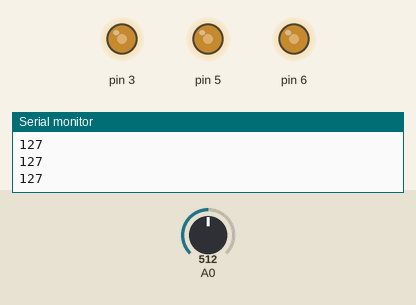
A sketch run on a simulated Arduino Uno, built with avr-gcc and run on an emulated ATmega328P. Parts: output pins drawn as LEDs (lit = HIGH), the last lines printed to the serial monitor. The test bench sets the inputs (shaded band); at power-on: A0 = 512.

Above: at 1.2 s.
1.3 s: A0 set to 716
At 2.4 s:
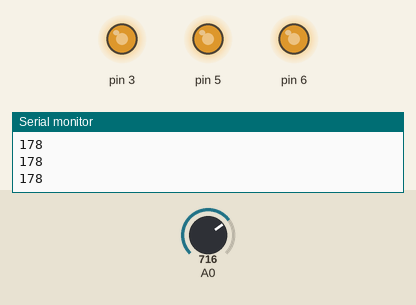
2.8 s: A0 set to 900
At 3.4 s:
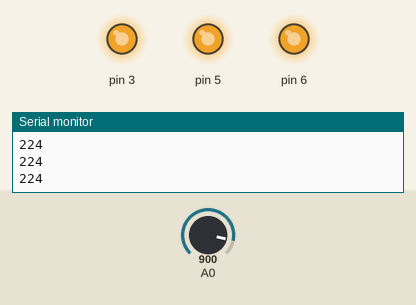
4.3 s: A0 set to 122
At 4.7 s:
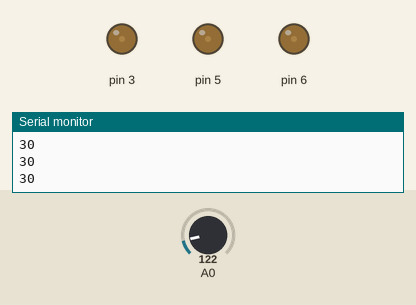
5.8 s: A0 set to 0
At 6.9 s:
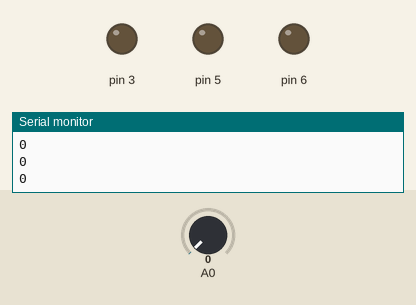
7.3 s: A0 set to 511
At 8.0 s:
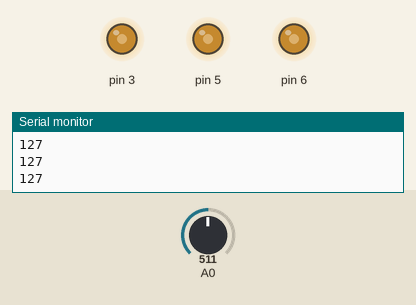
Timing chart, 0 to 9.8 s (numbered marks = the images above; inputs shaded):
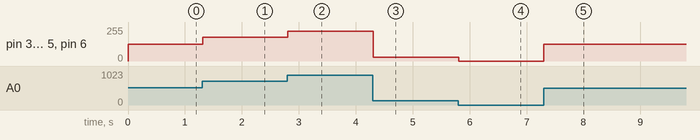

The sketch:

sketch_jul18a.ino
```cpp
int P1;
int P1m;
void setup() {
 pinMode(A0,INPUT);
Serial.begin(9600);
pinMode(3,OUTPUT);
pinMode(5,OUTPUT);
pinMode(6,OUTPUT);
}

void loop() {
  P1=analogRead(A0);
  Serial.println(P1m);
 P1m=map(P1,0,1023,0,255);
 analogWrite(3,P1m);
  analogWrite(5,P1m);
  analogWrite(6,P1m);

}
```

Measured:
- after the input at 1.3 s, pin 3, pin 5, pin 6: 127/255 → 178/255 at once
- after the input at 2.8 s, pin 3, pin 5, pin 6: 178/255 → 224/255 at once
- after the input at 4.3 s, pin 3, pin 5, pin 6: 224/255 → 30/255 at once
- after the input at 5.8 s, pin 3, pin 5, pin 6: 30/255 → 0/255 at once
- after the input at 7.3 s, pin 3, pin 5, pin 6: 0/255 → 127/255 at once
